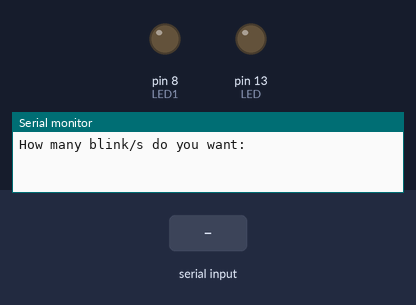
Simulated run of this sketch. Board: Arduino Uno, built with avr-gcc and run on an emulated ATmega328P. On the bench: output pins drawn as LEDs (lit = HIGH), the last lines printed to the serial monitor. The inputs (shaded band) are chosen by the test bench.

Above: at 1.2 s.
1.3 s: "90,45\n" received over Serial
At 1.6 s:
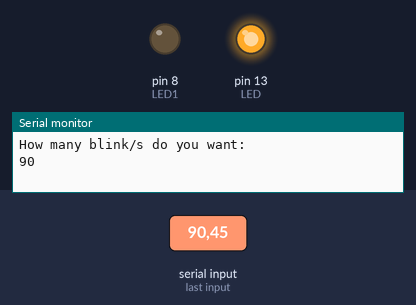
At 3.4 s:
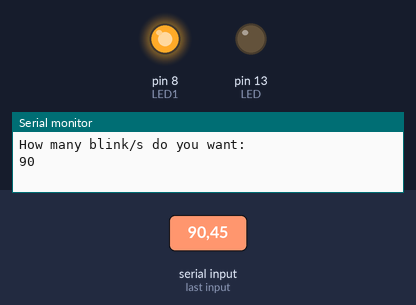
Timing chart, 0 to 10.3 s (numbered marks = the images above; inputs shaded):
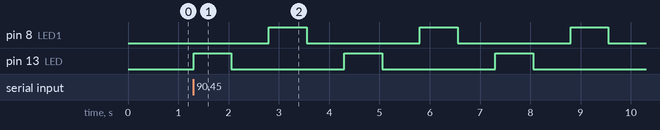

The sketch:

readSerial.ino
```cpp
int i;
int blinkNum;
int LED = 13;
int LED1 = 8;
String msg = "How many blink/s do you want: ";
int delayTime = 750;

void setup() {
  // put your setup code here, to run once:
  pinMode(LED, OUTPUT);
  pinMode(LED1, OUTPUT);
  Serial.begin(9600);
}

void loop() {
  // put your main code here, to run repeatedly:
  Serial.println(msg);
  while(Serial.available() == 0){

  }

  blinkNum = Serial.parseInt();
  Serial.println(blinkNum);

  for(int i = 0; i < blinkNum; i++){
    digitalWrite(LED, HIGH);
    delay(delayTime);
    digitalWrite(LED, LOW);
    delay(delayTime);
    digitalWrite(LED1, HIGH);
    delay(delayTime);
    digitalWrite(LED1, LOW);
    delay(delayTime);
  }

}
```

Measured:
- after the input at 1.3 s, pin 8 (LED1): alternates HIGH for 0.75 s and LOW for 2.3 s, starting after 1.5 s; pin 13 (LED): alternates HIGH for 0.75 s and LOW for 2.3 s, starting at once
